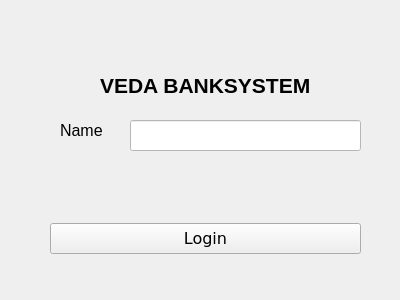
<?xml version="1.0" encoding="UTF-8"?>
<ui version="4.0">
 <class>Widget</class>
 <widget class="QWidget" name="Widget">
  <property name="geometry">
   <rect>
    <x>0</x>
    <y>0</y>
    <width>400</width>
    <height>300</height>
   </rect>
  </property>
  <property name="windowTitle">
   <string>Widget</string>
  </property>
  <property name="styleSheet">
   <string notr="true">
</string>
  </property>
  <widget class="QPushButton" name="pushButton_login">
   <property name="geometry">
    <rect>
     <x>50</x>
     <y>223</y>
     <width>311</width>
     <height>31</height>
    </rect>
   </property>
   <property name="font">
    <font>
     <family>Verdana</family>
     <pointsize>12</pointsize>
    </font>
   </property>
   <property name="text">
    <string>Login</string>
   </property>
  </widget>
  <widget class="QLineEdit" name="nameEdit">
   <property name="geometry">
    <rect>
     <x>130</x>
     <y>120</y>
     <width>231</width>
     <height>31</height>
    </rect>
   </property>
   <property name="styleSheet">
    <string notr="true">background-color: rgb(255, 255, 255);</string>
   </property>
  </widget>
  <widget class="QLabel" name="label">
   <property name="geometry">
    <rect>
     <x>60</x>
     <y>120</y>
     <width>61</width>
     <height>21</height>
    </rect>
   </property>
   <property name="font">
    <font>
     <pointsize>12</pointsize>
    </font>
   </property>
   <property name="text">
    <string>Name</string>
   </property>
  </widget>
  <widget class="QLabel" name="label_2">
   <property name="geometry">
    <rect>
     <x>100</x>
     <y>60</y>
     <width>211</width>
     <height>51</height>
    </rect>
   </property>
   <property name="font">
    <font>
     <pointsize>16</pointsize>
     <bold>true</bold>
    </font>
   </property>
   <property name="text">
    <string>VEDA BANKSYSTEM</string>
   </property>
  </widget>
 </widget>
 <tabstops>
  <tabstop>nameEdit</tabstop>
  <tabstop>pushButton_login</tabstop>
 </tabstops>
 <resources/>
 <connections/>
</ui>
